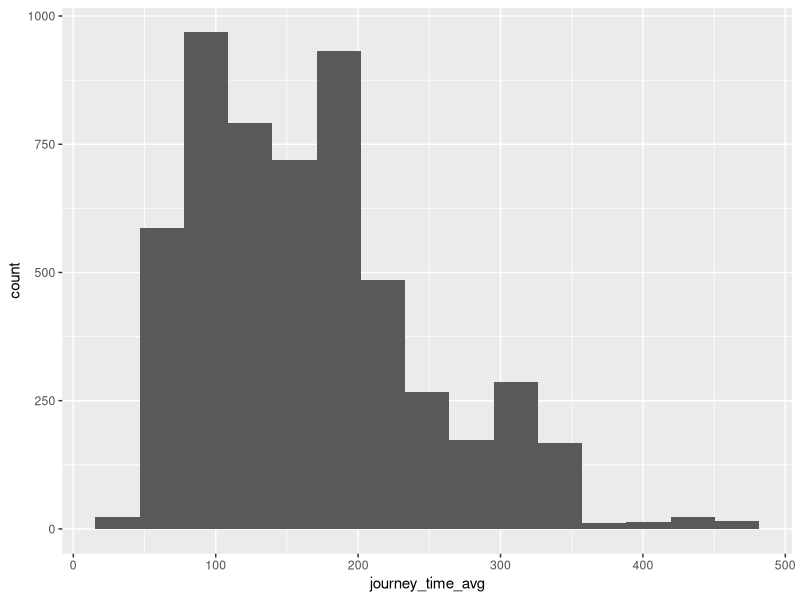
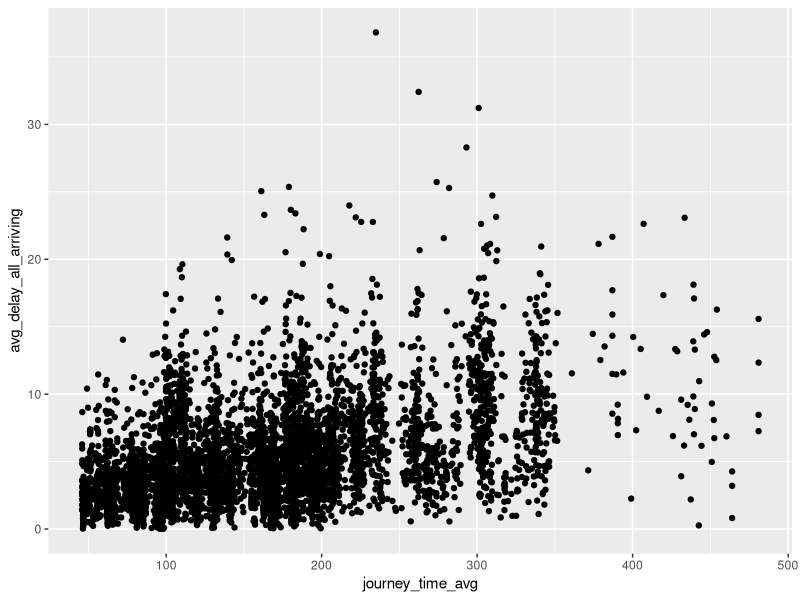
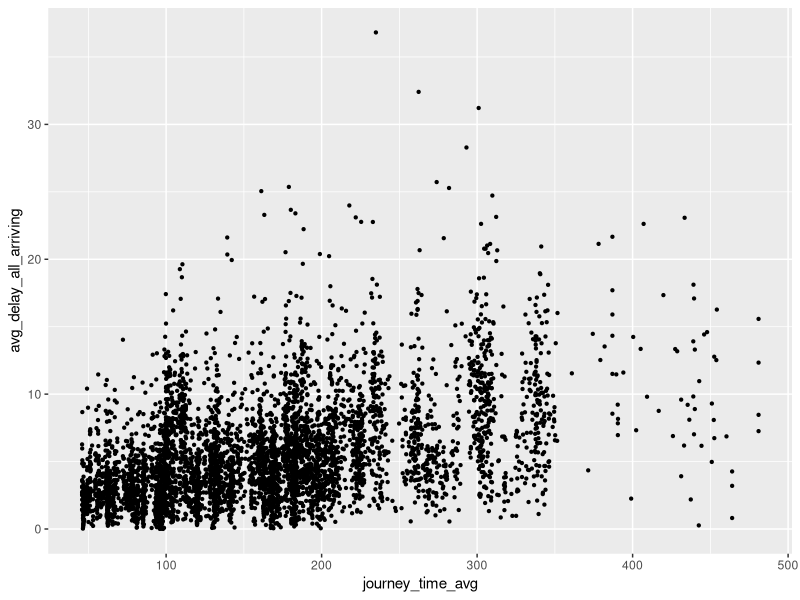
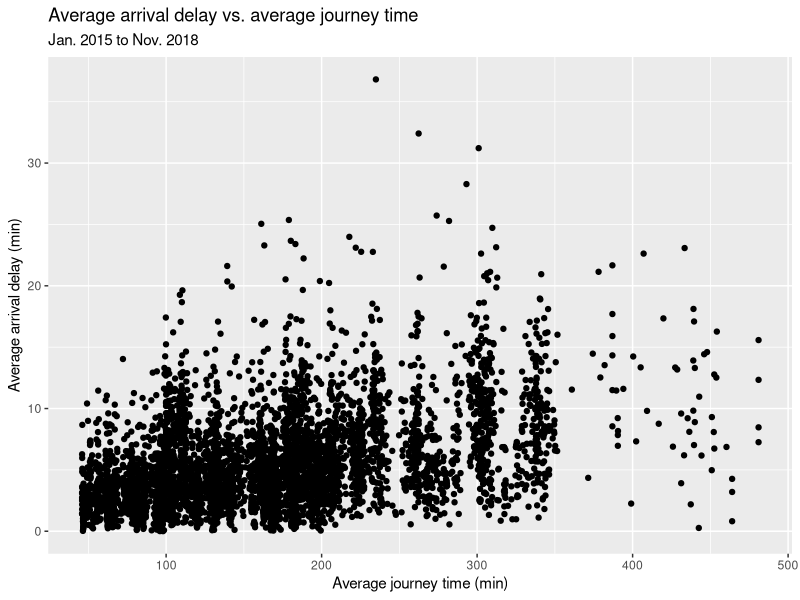
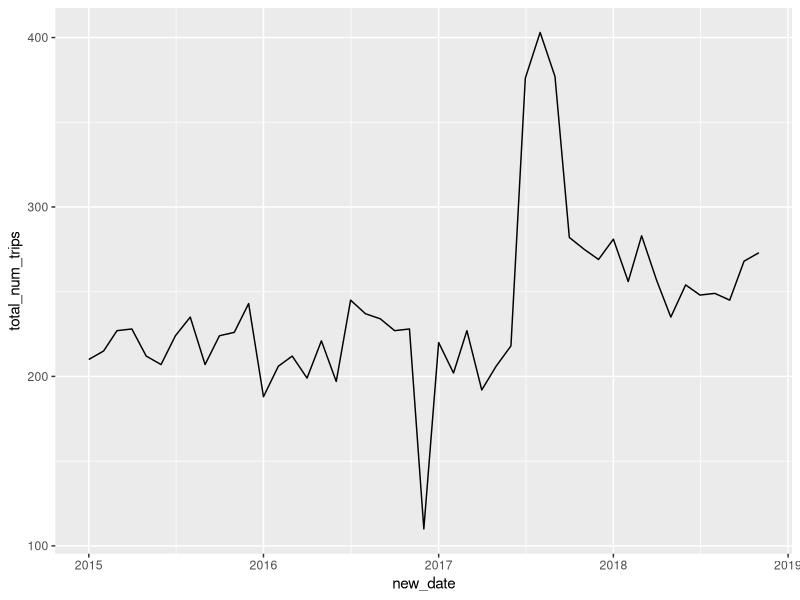
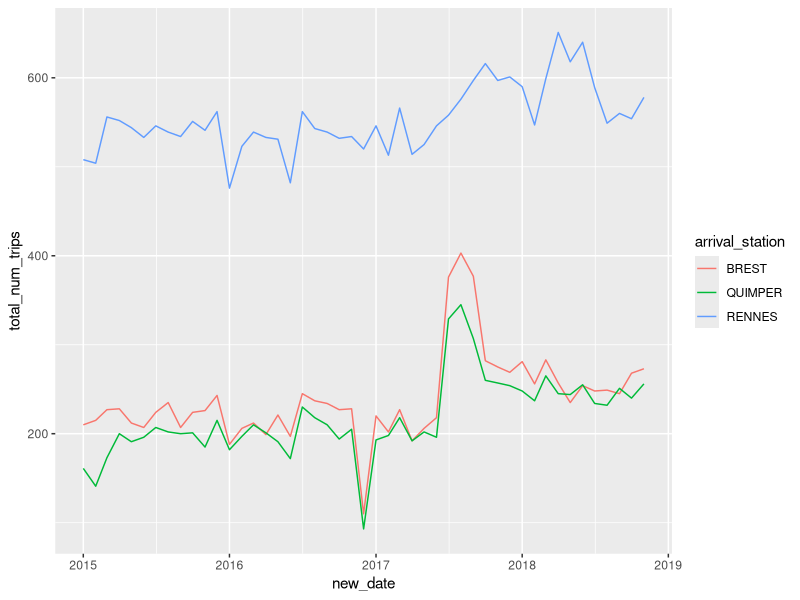
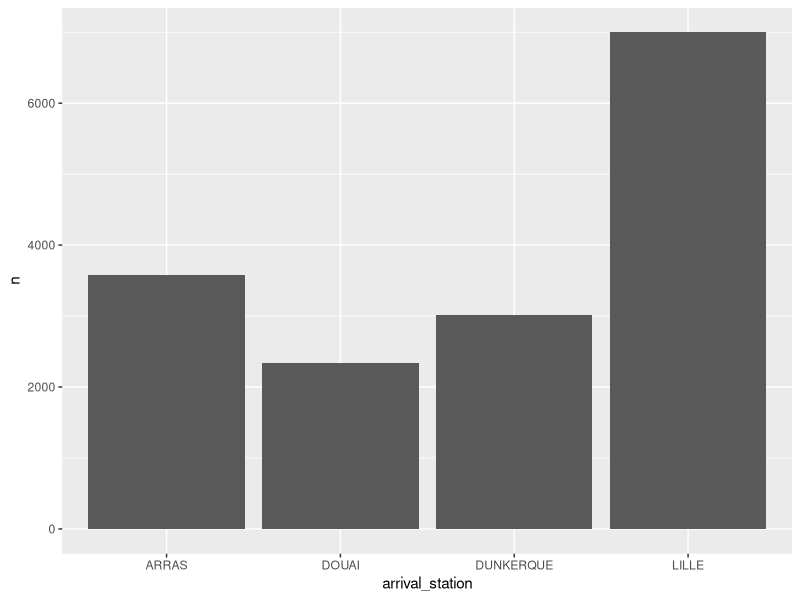

Write R code to recreate these figures, in order.
## ---- chunk 1
knitr::opts_chunk$set(echo = TRUE)
## ---- chunk 2
summary(cars)
## ---- chunk 3
library(tidyverse)
## ---- chunk 4
data <- readr::read_csv("french_trains.csv")

data
## ---- chunk 5
head(data)
tail(data)
## ---- chunk 6
data |> 
  ggplot(aes(x = journey_time_avg)) +
  geom_histogram(bins = 15)
## ---- chunk 7
sct_plt <- data |> 
  dplyr::filter(avg_delay_all_arriving > 0) |>  
  ggplot(aes(x = journey_time_avg, y = avg_delay_all_arriving)) +
  geom_point()

sct_plt
## ---- chunk 8
data |> 
  dplyr::filter(avg_delay_all_arriving > 0) |>  
  ggplot(aes(x = journey_time_avg, y = avg_delay_all_arriving)) +
  geom_point(size = 0.8)
## ---- chunk 9
sct_plt +
  labs(title = "Average arrival delay vs. average journey time",
       subtitle = "Jan. 2015 to Nov. 2018",
       x = "Average journey time (min)",
       y = "Average arrival delay (min)")
## ---- chunk 10
data |> 
  filter(departure_station == "PARIS MONTPARNASSE",
         arrival_station == "BREST") |> 
  ggplot(aes(x = new_date, y = total_num_trips)) +
  geom_line() +
  labs()
## ---- chunk 11
brittany_cities <- c("RENNES", "BREST", "QUIMPER")

data |> 
  filter(departure_station == "PARIS MONTPARNASSE",
         arrival_station %in% brittany_cities) |> 
  ggplot(aes(x = new_date, y = total_num_trips, colour = arrival_station)) +
  geom_line()
## ---- chunk 12
data |> 
  filter(departure_station == "PARIS NORD",
         year == 2015) |> 
  group_by(arrival_station) |> 
  summarise(n = sum(total_num_trips)) |> 
  ggplot(aes(x = arrival_station, y = n)) +
  geom_bar(stat = "identity")
## ---- chunk 13
# YOUR CODE HERE
